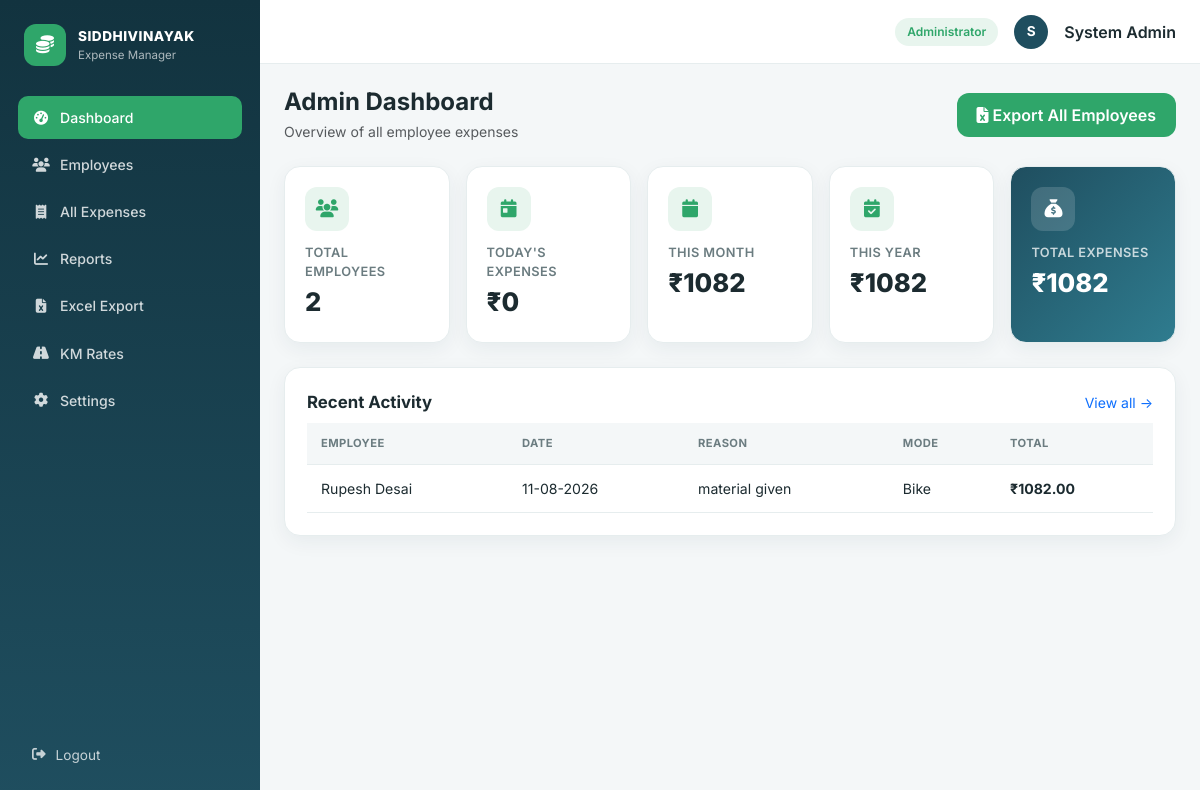
Page /admin/ (signed in) on the committed database.
### models.py (models this page shows, shortened)
class Employee(UserMixin, db.Model):
    __tablename__ = "employees"
    id = db.Column(db.Integer, primary_key=True)
    employee_code = db.Column(db.String(20), unique=True, nullable=False)
    name = db.Column(db.String(120), nullable=False)
    email = db.Column(db.String(120), unique=True, nullable=False)
    mobile = db.Column(db.String(20))
    designation = db.Column(db.String(100))
    department = db.Column(db.String(100))
    password_hash = db.Column(db.String(255), nullable=False)
    joining_date = db.Column(db.Date, default=date.today)
    role = db.Column(db.String(20), default="employee")  # employee | admin
    is_blocked = db.Column(db.Boolean, default=False)
    created_at = db.Column(db.DateTime, default=datetime.utcnow)
    expenses = db.relationship(
        "Expense", backref="employee", lazy=True, cascade="all, delete-orphan"
    )
    @property
    def is_active(self):
        return not self.is_blocked
    @property
    def is_admin(self):
        return self.role == "admin"

class Expense(db.Model):
    __tablename__ = "expenses"
    id = db.Column(db.Integer, primary_key=True)
    employee_id = db.Column(db.Integer, db.ForeignKey("employees.id"), nullable=False)
    expense_date = db.Column(db.Date, nullable=False, default=date.today)
    reason = db.Column(db.String(255), nullable=False)
    mode = db.Column(db.String(20), nullable=False)  # Bike/Bus/Train/Car/Auto/Cab/Other
    from_location = db.Column(db.String(120))
    to_location = db.Column(db.String(120))
    other_amount = db.Column(db.Float, default=0)
    cng_bus_amount = db.Column(db.Float, default=0)
    km = db.Column(db.Float, default=0)
    courier_transport_amount = db.Column(db.Float, default=0)
    food_amount = db.Column(db.Float, default=0)
    km_rate = db.Column(db.Float, default=0)
    km_amount = db.Column(db.Float, default=0)
    total_amount = db.Column(db.Float, default=0)
    notes = db.Column(db.Text)
    created_at = db.Column(db.DateTime, default=datetime.utcnow)
    updated_at = db.Column(db.DateTime, default=datetime.utcnow, onupdate=datetime.utcnow)

### routes/admin.py (the view)
@admin_bp.route("/")
@login_required
@admin_required
def dashboard():
    today = date.today()
    month_start = today.replace(day=1)
    year_start = today.replace(month=1, day=1)
    def sum_since(start=None, end=None):
        q = Expense.query
        if start:
            q = q.filter(Expense.expense_date >= start)
        if end:
            q = q.filter(Expense.expense_date <= end)
        return q.with_entities(func.coalesce(func.sum(Expense.total_amount), 0)).scalar()
    stats = {
        "total_employees": Employee.query.filter_by(role="employee").count(),
        "today": sum_since(today, today),
        "month": sum_since(month_start),
        "year": sum_since(year_start),
        "total": sum_since(),
    }
    recent_expenses = Expense.query.order_by(Expense.expense_date.desc()).limit(10).all()
    return render_template("admin/admin_dashboard.html", stats=stats, recent_expenses=recent_expenses)

### routes/admin.py (called while the page is built)
def admin_required(f):
    @wraps(f)
    def wrapper(*args, **kwargs):
        if not current_user.is_authenticated or not current_user.is_admin:
            flash("Admin access required.", "danger")
            return redirect(url_for("auth.login"))
        return f(*args, **kwargs)
    return wrapper

### templates/admin/admin_dashboard.html (shortened to what this page needs)
{% extends "base.html" %}
{% block content %}
<div class="d-flex justify-content-between align-items-center flex-wrap gap-2 mb-4">
  <div>
    <h4 class="fw-bold mb-1">Admin Dashboard</h4>
    <div class="text-muted small">Overview of all employee expenses</div>
  </div>
  <a href="{{ url_for('excel.export_all_employees') }}" class="btn btn-brand"><i class="fa-solid fa-file-excel me-1"></i>Export All Employees</a>
</div>
<div class="row g-3 mb-4">
  <div class="col-6 col-lg">
    <div class="stat-card"><div class="stat-icon"><i class="fa-solid fa-users"></i></div><div class="stat-label">Total Employees</div><div class="stat-value">{{ stats.total_employees }}</div></div>
  </div>
  <div class="col-6 col-lg">
    <div class="stat-card"><div class="stat-icon"><i class="fa-solid fa-calendar-day"></i></div><div class="stat-label">Today's Expenses</div><div class="stat-value">₹{{ "%.0f"|format(stats.today) }}</div></div>
  </div>
  <div class="col-6 col-lg">
    <div class="stat-card"><div class="stat-icon"><i class="fa-solid fa-calendar"></i></div><div class="stat-label">This Month</div><div class="stat-value">₹{{ "%.0f"|format(stats.month) }}</div></div>
  </div>
  <div class="col-6 col-lg">
    <div class="stat-card"><div class="stat-icon"><i class="fa-solid fa-calendar-check"></i></div><div class="stat-label">This Year</div><div class="stat-value">₹{{ "%.0f"|format(stats.year) }}</div></div>
  </div>
  <div class="col-6 col-lg">
    <div class="stat-card" style="background:linear-gradient(135deg,#1f4e5f,#2f7c8f);color:#fff;"><div class="stat-icon" style="background:rgba(255,255,255,.15);color:#fff;"><i class="fa-solid fa-sack-dollar"></i></div><div class="stat-label" style="color:rgba(255,255,255,.75);">Total Expenses</div><div class="stat-value">₹{{ "%.0f"|format(stats.total) }}</div></div>
  </div>
</div>
<div class="panel">
  <div class="d-flex justify-content-between align-items-center mb-2">
    <div class="panel-title mb-0">Recent Activity</div>
    <a href="{{ url_for('admin.all_expenses') }}" class="small text-decoration-none">View all →</a>
  </div>
  <div class="table-responsive">
    <table class="table-modern">
      <thead><tr><th>Employee</th><th>Date</th><th>Reason</th><th>Mode</th><th>Total</th></tr></thead>
      <tbody>
        {% for e in recent_expenses %}
        <tr>
          <td>{{ e.employee.name }}</td>
          <td>{{ e.expense_date.strftime('%d-%m-%Y') }}</td>
          <td>{{ e.reason }}</td>
          <td class="text-capitalize">{{ e.mode }}</td>
          <td class="fw-bold">₹{{ "%.2f"|format(e.total_amount) }}</td>
        </tr>
        {% else %}
        <tr><td colspan="5" class="text-center text-muted py-4">No expenses recorded yet.</td></tr>
        {% endfor %}
      </tbody>
    </table>
  </div>
</div>
{% endblock %}

### templates/base.html (shortened to what this page needs)
<!DOCTYPE html>
<html lang="en">
<head>
<link href="https://cdn.jsdelivr.net/npm/bootstrap@5.3.3/dist/css/bootstrap.min.css" rel="stylesheet">
<link rel="stylesheet" href="https://cdnjs.cloudflare.com/ajax/libs/font-awesome/6.5.2/css/all.min.css">
<link rel="stylesheet" href="{{ url_for('static', filename='css/style.css') }}">
</head>
<body class="{% if current_user.is_authenticated %}has-shell{% endif %}">
{% if current_user.is_authenticated %}
<div class="app-shell">
  <aside class="sidebar d-none d-lg-flex flex-column">
    <div class="sidebar-brand">
      <div class="brand-mark"><i class="fa-solid fa-coins"></i></div>
      <div>
        <div class="brand-title">SIDDHIVINAYAK</div>
        <div class="brand-sub">Expense Manager</div>
      </div>
    </div>
    <nav class="sidebar-nav">
      {% if current_user.is_admin %}
        <a href="{{ url_for('admin.dashboard') }}" class="nav-link {{ 'active' if request.endpoint == 'admin.dashboard' }}"><i class="fa-solid fa-gauge-high"></i> Dashboard</a>
        <a href="{{ url_for('admin.employees') }}" class="nav-link {{ 'active' if request.endpoint and request.endpoint.startswith('admin.employ') }}"><i class="fa-solid fa-users"></i> Employees</a>
        <a href="{{ url_for('admin.all_expenses') }}" class="nav-link {{ 'active' if request.endpoint == 'admin.all_expenses' }}"><i class="fa-solid fa-receipt"></i> All Expenses</a>
        <a href="{{ url_for('admin.reports') }}" class="nav-link {{ 'active' if request.endpoint and request.endpoint.startswith('admin.reports') or request.endpoint == 'admin.employee_report' }}"><i class="fa-solid fa-chart-line"></i> Reports</a>
        <a href="{{ url_for('excel.export_all_employees') }}" class="nav-link"><i class="fa-solid fa-file-excel"></i> Excel Export</a>
        <a href="{{ url_for('admin.rates') }}" class="nav-link {{ 'active' if request.endpoint == 'admin.rates' }}"><i class="fa-solid fa-road"></i> KM Rates</a>
        <a href="{{ url_for('admin.settings') }}" class="nav-link {{ 'active' if request.endpoint == 'admin.settings' }}"><i class="fa-solid fa-gear"></i> Settings</a>
      {% endif %}
    </nav>
    <a href="{{ url_for('auth.logout') }}" class="sidebar-logout"><i class="fa-solid fa-right-from-bracket"></i> Logout</a>
  </aside>
  <div class="main-col">
    <header class="topbar">
      <div class="ms-auto d-flex align-items-center gap-3">
        <span class="badge-role">{{ 'Administrator' if current_user.is_admin else current_user.designation }}</span>
        <div class="avatar-circle">{{ current_user.name[0] }}</div>
        <span class="d-none d-md-inline fw-semibold">{{ current_user.name }}</span>
      </div>
    </header>
    <main class="content-area pb-5 pb-lg-4">
      {% block content %}{% endblock %}
    </main>
  </div>
</div>
{% endif %}
</body>
</html>

### static/css/style.css (style rules this page uses)
:root { --brand-dark:#12333f; --brand:#1f4e5f; --brand-light:#2f7c8f; --accent:#2fa66a; --accent-soft:#e8f5ee; --bg:#f4f7f8; --card:#ffffff; --text:#1c2b30; --muted:#6b7c80; --border:#e6edee; --radius:16px; --shadow:0 6px 20px rgba(18,51,63,.06); }
* { box-sizing:border-box; }
body { font-family:'Inter',system-ui,-apple-system,sans-serif; background:var(--bg); color:var(--text); margin:0; }
.app-shell { display:flex;min-height:100vh; }
.sidebar { width:260px;flex-shrink:0; background:linear-gradient(180deg,var(--brand-dark),var(--brand)); color:#fff;padding:24px 18px; }
.sidebar-brand { display:flex;align-items:center;gap:12px;margin-bottom:30px;padding:0 6px; }
.brand-mark { width:42px;height:42px;border-radius:12px;background:var(--accent);display:flex;align-items:center;justify-content:center;font-size:18px; }
.brand-title { font-weight:800;font-size:.85rem;letter-spacing:.5px; }
.brand-sub { font-size:.72rem;color:rgba(255,255,255,.65); }
.sidebar-nav { display:flex;flex-direction:column;gap:4px;flex:1; }
.sidebar-nav .nav-link { color:rgba(255,255,255,.8); padding:11px 14px;border-radius:10px;font-size:.88rem;font-weight:500; display:flex;align-items:center;gap:10px;transition:.15s; }
.sidebar-nav .nav-link i { width:18px;text-align:center; }
.sidebar-nav .nav-link.active { background:var(--accent);color:#fff; }
.sidebar-logout { color:rgba(255,255,255,.75);padding:11px 14px;font-size:.85rem;text-decoration:none;display:flex;gap:10px;align-items:center; }
.main-col { flex:1;display:flex;flex-direction:column;min-width:0; }
.topbar { height:64px;background:var(--card);border-bottom:1px solid var(--border); display:flex;align-items:center;padding:0 24px;position:sticky;top:0;z-index:10; }
.badge-role { background:var(--accent-soft);color:var(--accent);font-size:.75rem;font-weight:600;padding:5px 12px;border-radius:20px; }
.avatar-circle { width:34px;height:34px;border-radius:50%;background:var(--brand);color:#fff;display:flex;align-items:center;justify-content:center;font-weight:700;font-size:.85rem; }
.content-area { padding:24px;max-width:1300px;width:100%;margin:0 auto; }
.stat-card { background:var(--card);border-radius:var(--radius);box-shadow:var(--shadow); padding:20px;border:1px solid var(--border);height:100%; }
.stat-card .stat-icon { width:44px;height:44px;border-radius:12px;display:flex;align-items:center;justify-content:center; background:var(--accent-soft);color:var(--accent);font-size:18px;margin-bottom:12px; }
.stat-card .stat-label { color:var(--muted);font-size:.8rem;font-weight:600;text-transform:uppercase;letter-spacing:.4px; }
.stat-card .stat-value { font-size:1.6rem;font-weight:800;margin-top:2px; }
.panel { background:var(--card);border-radius:var(--radius);box-shadow:var(--shadow); border:1px solid var(--border);padding:22px; }
.panel-title { font-weight:700;font-size:1.05rem;margin-bottom:4px; }
.btn-brand { background:var(--accent);border:none;color:#fff;font-weight:600; border-radius:12px;padding:10px 20px;transition:.15s; }
.table-modern { width:100%;border-collapse:separate;border-spacing:0;font-size:.88rem; }
.table-modern thead th { background:var(--bg);color:var(--muted);font-weight:700;text-transform:uppercase;font-size:.7rem; letter-spacing:.4px;padding:12px 14px;border-bottom:1px solid var(--border);white-space:nowrap; }
.table-modern tbody td { padding:13px 14px;border-bottom:1px solid var(--border);vertical-align:middle; }

### rows in the picture
Employee: role "Administrator", name "S", name "System Admin"
Expense: employee.name "Rupesh Desai", expense_date "11-08-2026", reason "material given", mode "Bike", total_amount "1082.00"

### other values in the picture
{{ stats.total_employees }} "2"
{{ "%.0f"|format(stats.today) }} "0"
{{ "%.0f"|format(stats.month) }} "1082"
{{ "%.0f"|format(stats.year) }} "1082"
{{ "%.0f"|format(stats.total) }} "1082"
